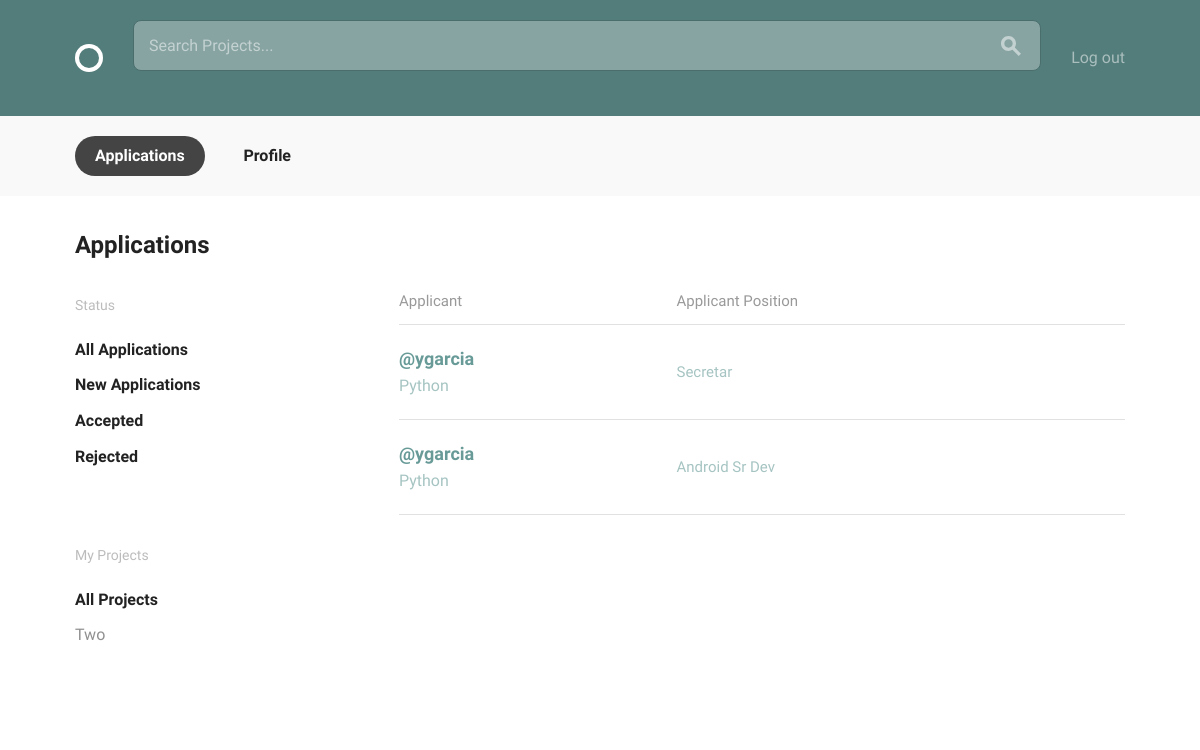
/projects/applications/ (signed in), run on an earlier commit of the app's database.
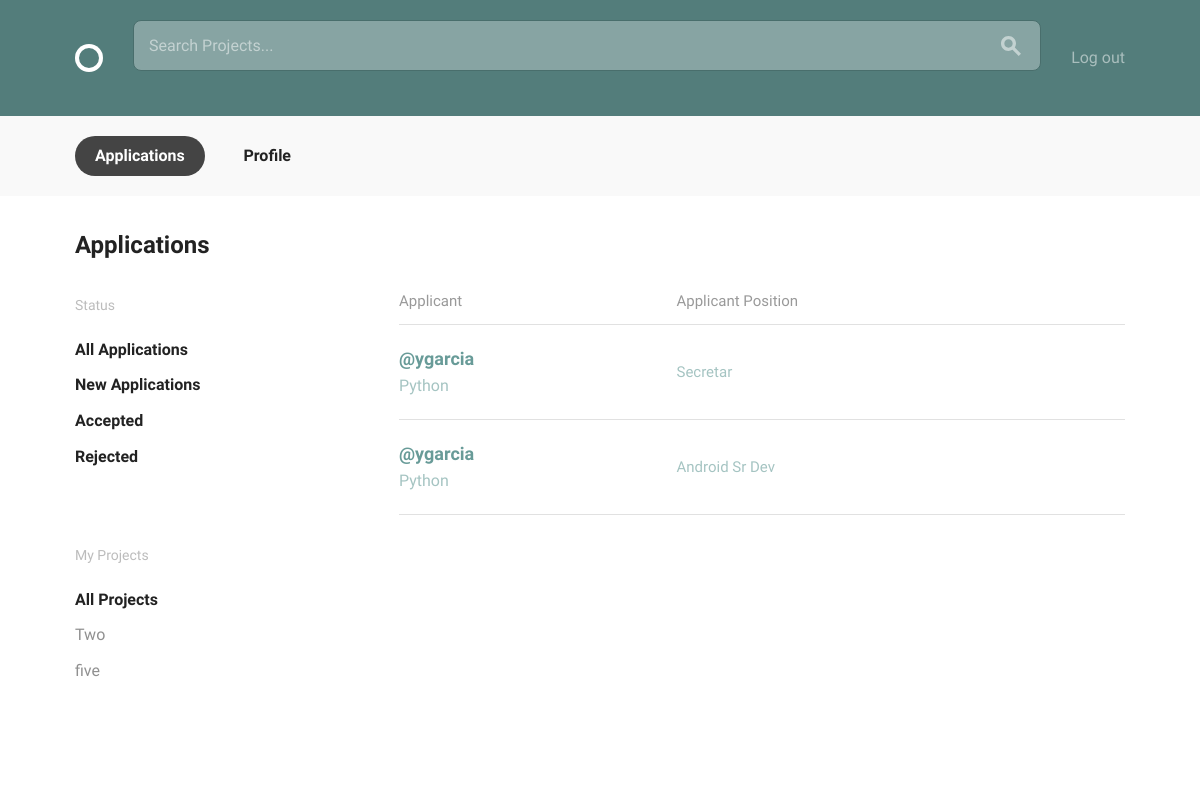
And on a later commit of the database.
### projects/models.py (models this page shows, shortened)
class Project(models.Model):
    owner = models.ForeignKey(settings.AUTH_USER_MODEL,
                              related_name="projects")
    title = models.CharField(max_length=140)
    description = models.TextField()
    concluded = models.BooleanField(default=False)
    time_line_description = models.TextField(default='')
    applicant_req = models.TextField(default='')

class Application(models.Model):
    position = models.ForeignKey(Position, related_name='applications')
    candidate = models.ForeignKey(settings.AUTH_USER_MODEL, related_name='applications')
    status = models.CharField(max_length=30, default='processing')

class Position(models.Model):
    position_title = models.CharField(max_length=40)
    skill = models.ForeignKey(Skill, related_name='positions')
    description = models.TextField(default='')
    project = models.ForeignKey(Project, related_name='positions')
    filled = models.BooleanField(default=False)

### accounts/models.py (models this page shows, shortened)
class User(AbstractBaseUser, PermissionsMixin):
    email = models.EmailField(unique=True)
    username = models.CharField(max_length=40, unique=True, null=True)
    display_name = models.CharField(max_length=140)
    bio = models.TextField(max_length=140, blank=True, default="")
    avatar = models.ImageField(upload_to='avatar_pics', blank=True, null=True)
    date_joined = models.DateTimeField(default=timezone.now)
    is_active = models.BooleanField(default=True)
    is_staff = models.BooleanField(default=False)
    objects = UserManager()
    USERNAME_FIELD = "email"
    REQUIRED_FIELDS = ["display_name", "username"]

class UserSkill(models.Model):
    skill = models.ForeignKey(Skill,
                              on_delete=models.CASCADE,
                              related_name='user_skill_rel')
    user = models.ForeignKey(User,
                             related_name='user_skill_rel')

class Skill(models.Model):
    name = models.CharField(max_length=40)
    def __str__(self):
        return self.name

### projects/views.py (the view)
class AllApplications(LoginRequiredMixin, PrefetchRelatedMixin, generic.ListView):
    model = models.Application
    prefetch_related = ["candidate", "position"]
    def get_queryset(self):
        if self.request.GET.get('p'):
            return models.Application.objects.filter(
                position__project__pk=self.request.GET.get('p')
            )
        else:
            return models.Application.objects.filter(
                position__project__owner=self.request.user
            )

### projects/templates/projects/application_list.html
{% extends "layout.html" %}
{% block body_content %}
    <div class="bounds circle--page">
        <div class="circle--page--header circle--fluid">
            <div class="circle--fluid--cell circle--fluid--primary">
                <h2>Applications</h2>
            </div>
        </div>
        <div class="grid-25">
            <div class="circle--filter circle--secondary--module">
                <h4>Status</h4>
                <ul class="circle--filter--list">
                    <li><a class="selected">All Applications</a></li>
                    <li><a class="selected">New Applications</a></li>
                    <li><a class="selected">Accepted</a></li>
                    <li><a class="selected">Rejected</a></li>
                </ul>
            </div>
            <div class="circle--filter circle--secondary--module">
                <h4>My Projects</h4>
                <ul class="circle--filter--list">
                    <li><a class="selected">All Projects</a></li>
                    {% for my_pro in user.projects.all %}
                        <li><a href="?p={{ my_pro.pk }}" class="">{{ my_pro.title }}</a></li>
                    {% endfor %}
                </ul>
            </div>
        </div>
        <div class="grid-70 grid-push-5">
            <table class="u-full-width circle--table">
                <thead>
                <tr>
                    <th>Applicant</th>
                    <th class="circle--cell--right">Applicant Position</th>
                </tr>
                </thead>
                <tbody>
                {% for application in application_list %}
                    <tr class="clickable-row" data-href="{% url 'projects:application_detail' pk=application.pk %}">
                        <td>
                            <h3>{{ application.candidate.username }}</h3>
                            {% for skill in application.candidate.user_skill_rel.all %}
                                <p>{{ skill.skill }}</p>
                            {% endfor %}
                        </td>
                        <td class="circle--cell--right">
                            {{ application.position.position_title }}
                        </td>
                    </tr>
                {% endfor %}
                </tbody>
            </table>
        </div>
    </div>
{% endblock %}

What changed in the data, as far as the page shows it:
added Project: title "five"
